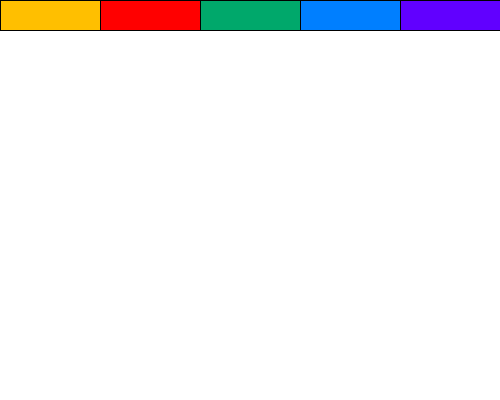
Frame 1 (no input)
Frame 60 (the mouse pressed at the canvas centre just before this capture): identical to frame 1, image omitted
Frame 120 (the mouse held since frame 60 and released just before this capture): identical to frame 1, image omitted

The Processing sketch that drew this single still picture (run headless with seeded random() and noise(); from frame 60 on, the mouse is pressed at the canvas centre):

// Processing sketch: processing_127348
// ── processing_127348.pde

void setup() {
  size(500, 400);
   
  background(255);
 
  fill(255,191,0);
  rect(0,0,100,30);
 
  fill(255,0,0);
  rect(100,0,100,30);
   
  fill(0,168,107);
  rect(200,0,100,30);
   
   fill(0 ,127,255);
  rect(300,0,100,30);
   
     fill(97,0,255);
  rect(400,0,100,30);
   
  fill (133,150,240);
  ellipse(450,450,30,30);
   
  fill (0);
  ellipse(443,443,3,3);
   
  fill (0);
  ellipse(457,443,3,3);
   
  fill (0);
  rect(443,455,15,1);
   
  noFill();
  noStroke();
   
}
 
void draw() {
   
  // giallo
  if(mouseX>0 && mouseX<100 && mouseY>0 &&mouseY<30){
    fill(255,191,0);
    stroke(255,191,0);
     }
 
  // rosso
  if(mouseX>100 && mouseX<200 && mouseY>0 && mouseY<30){
    fill(255,0,0);
    stroke(255,0,0);
     }
   
  //S verde
  if(mouseX>200 && mouseX<300 && mouseY>0 &&mouseY<30){
    fill(0,168,107);
    stroke(0,168,107);
     }
  // azz
  if(mouseX>300 && mouseX<400 && mouseY>0 &&mouseY<30){
    fill(0 ,127,255);
    stroke(0 ,127,255);
     }
      // vio
  if(mouseX>400 && mouseX<500 && mouseY>0 &&mouseY<30){
    fill(97,0,255);
    stroke(97,0,255);
     }
      
  
      
  //DISEGNO SOLO SE FACCIO CLICK SUL MOUSE E LA POSIZIONE DEL MOUSE E' FUORI DAI PULSANTI
  if (mousePressed && mouseY>35) {
    line(mouseX, mouseY,pmouseX,pmouseY);
  }
}
void keyPressed() {
  if (keyCode == 67) { //c = clear
    fill(255,255,255);
    rect(0,30,500,470);
     }
}
